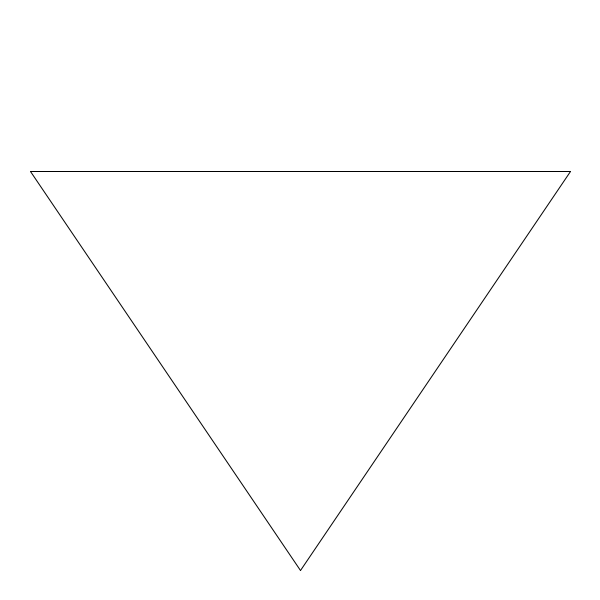
Frame 1 (no input)
Frame 60 (the mouse pressed at the canvas centre just before this capture): identical to frame 1, image omitted
Frame 120 (the mouse held since frame 60 and released just before this capture): identical to frame 1, image omitted

The Processing sketch that drew this single still picture (run headless with seeded random() and noise(); from frame 60 on, the mouse is pressed at the canvas centre):

// Processing sketch: Koch
// ── Koch.pde
ArrayList<KochLine> lines;

void setup() {
  size(600,600);
  lines = new ArrayList<KochLine>();
  lines.add(new KochLine(new PVector(width/20,height/3.5),new PVector(width*19/20,height/3.5)));
  lines.add(new KochLine(new PVector(width*19/20,height/3.5),new PVector(width/2,height*19/20)));
  lines.add(new KochLine(new PVector(width/2,height*19/20),new PVector(width/20,height/3.5)));
}
void keyPressed() {
  if (key == ' ') {
    generate();
  }
}
void draw() {
  background(255);
  for (KochLine l : lines) {
    l.display();
  }
}
void generate() {
  ArrayList next = new ArrayList<KochLine>();
  for (KochLine l : lines) {
    PVector a = l.vrtx(0);
    PVector b = l.vrtx(1);
    PVector c = l.vrtx(2);
    PVector d = l.vrtx(3);
    PVector e = l.vrtx(4);
    next.add(new KochLine(a,b));
    next.add(new KochLine(b,c));
    next.add(new KochLine(c,d));
    next.add(new KochLine(d,e));
  }
  lines = next;
}
// ── KochLine.pde
class KochLine {
  PVector start, end;
  
  KochLine(PVector a, PVector b) {
    start = a.copy();
    end = b.copy();
  }
  PVector vrtx(int n) {
    if (n == 0) {
      return start.copy();
    } else if (n == 1) {
      PVector v = PVector.sub(end,start);
      v.div(3);
      v.add(start);
      return v;
    } else if (n == 2) {
      PVector v = PVector.sub(end,start);
      PVector a = start.copy();
      v.div(3);
      a.add(v);
      v.rotate(-PI/3);
      a.add(v);
      return a;
    } else if (n == 3) {
      PVector v = PVector.sub(end,start);
      v.mult(2/3.0);
      v.add(start);
      return v;
    } else {
      return end.copy();
    }
  }
  void display() {
    stroke(0);
    line(start.x,start.y,end.x,end.y);
  }
}
